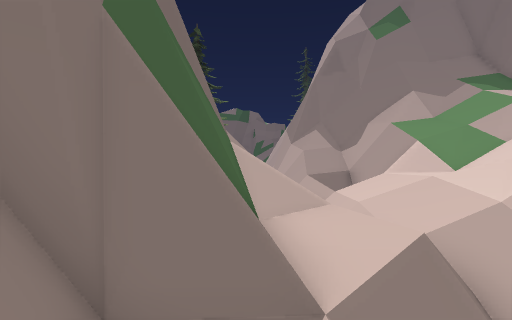
View 1 (above)

17 first-person views from a walk through a scene from a Unity 3-D project. The camera is 1.3 m above the floor, tilts 4° down and sees 90° across. The floor is counted in squares, 1 m on a side. Each view is taken from the middle of a square. On the plan, view 1 faces up. The plan holds only what a view shows up to about 13 squares ahead; the rest is blank. The place goes on beyond the plan. The player character is not drawn. Some surface patterns are stand-ins.

View 2
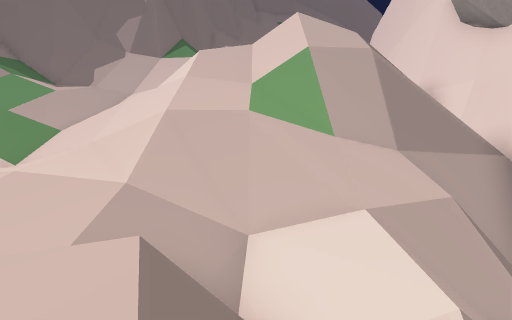

View 3
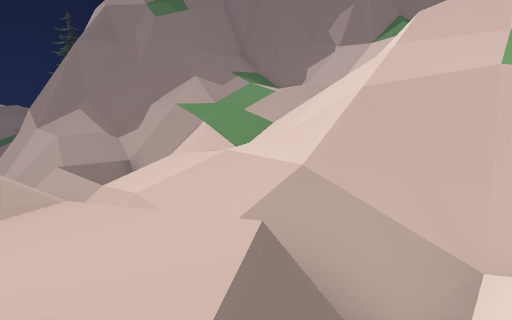

View 4
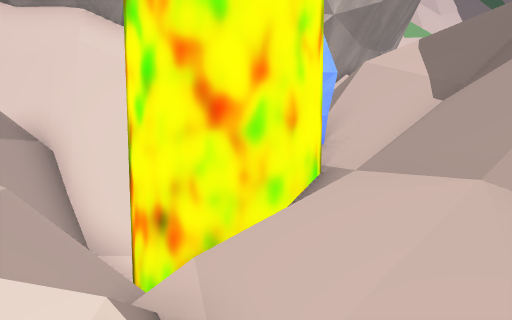

View 5
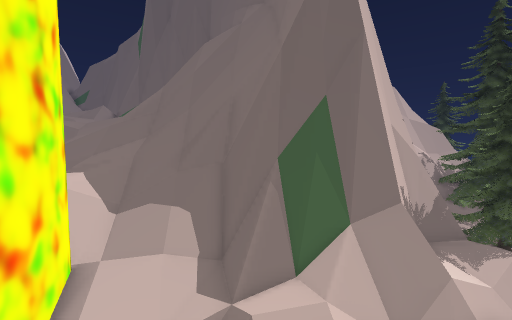

View 6
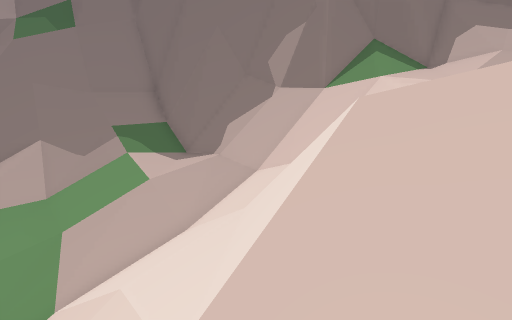

View 7
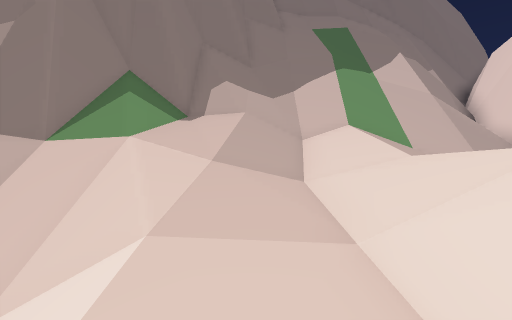

View 8
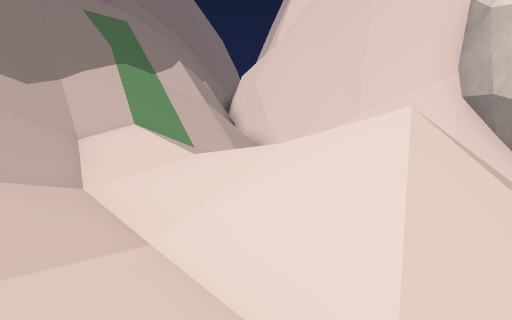

View 9
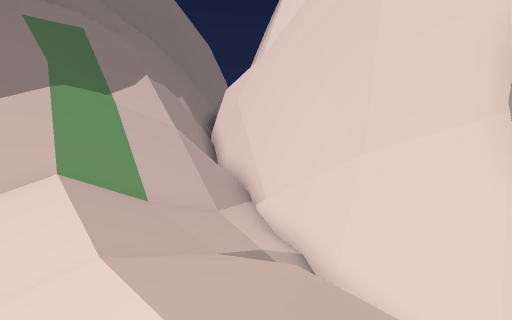

View 10
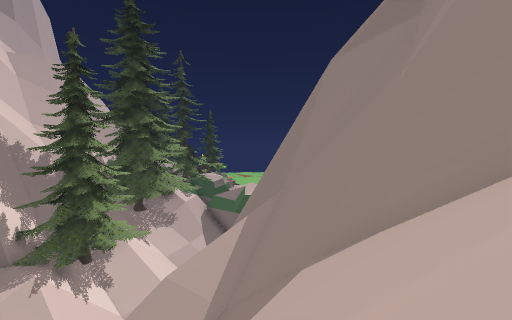

View 11
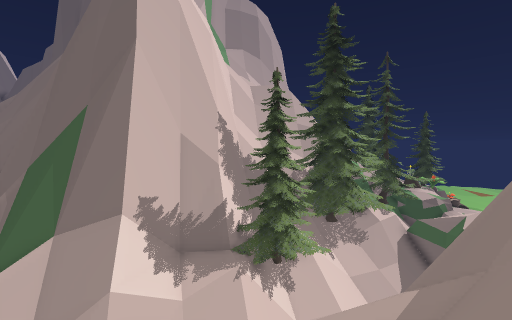

View 12
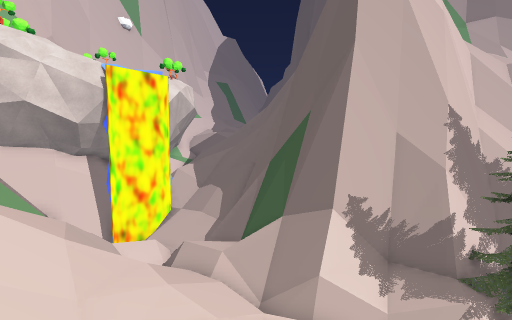

View 13
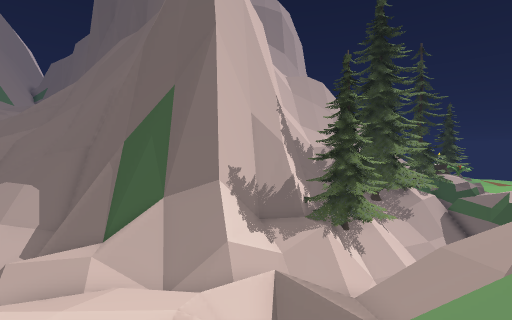

View 14
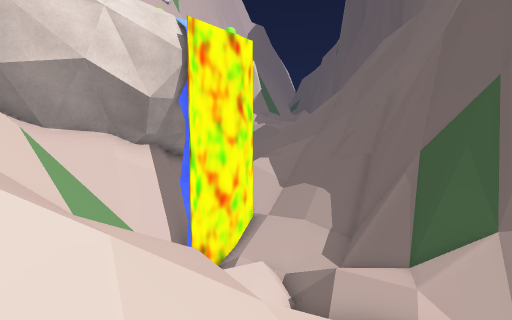

View 15
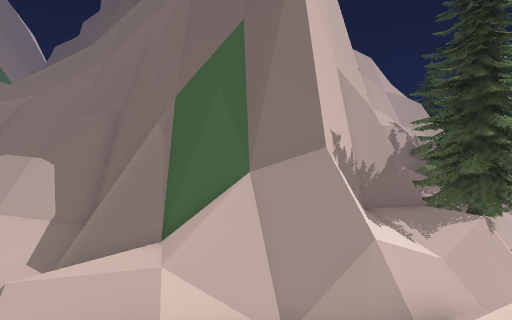

View 16
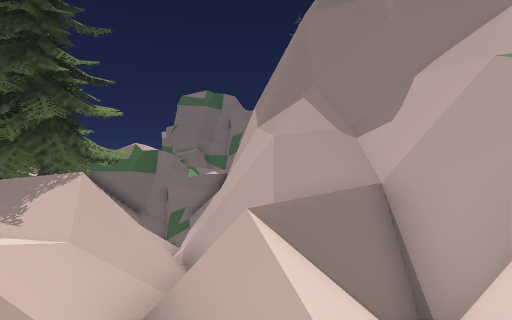

View 17
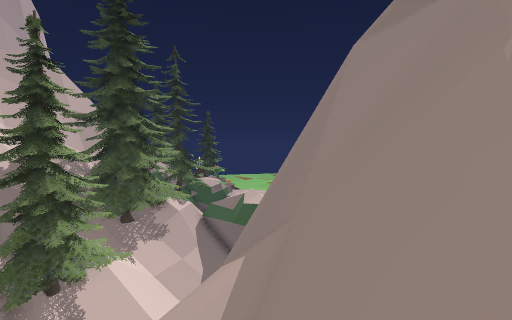

### Floor plan
Key: @ floor where view 1 was taken; # wall or solid block; x gap in a wall; . main floor; : floor 0.25 m higher than the main floor; + floor 0.75 m higher than the main floor; * floor 1.25 m higher than the main floor; % floor 1.5 m higher than the main floor; - floor 1.75 m lower than the main floor; & floor 2 m higher than the main floor; _ floor 2.5 m lower than the main floor; < floor 2.75 m lower than the main floor; ( floor 3.25 m lower than the main floor; ! floor 3.75 m lower than the main floor; $ floor 4.75 m higher than the main floor; / step, stairs or slope; = window, fence, low wall or low ledge; ^ raised ledge; v drop or lower ground; T tree.
Columns run from 7 left of view 1 to 20 right of it. Each row starts with its distance up from view 1.
 17 TTT v v  #^
 16 TTT vvv v=^^^   ^
 15 TTTvvvv v===^^^^^^^^
 14 TT TTTTvv=--=^^==//#
 13 #v TTTTvvv__-#==///^
 12 ###TTTTvv=(<v//////#
 11  ####T(vvv##v//////##
 10    ##((!v/==v/////.##
  9     ##==v//=v//////=##
  8      ##==/=#///////=####
  7       #^=//<<////////=###
  6       ##=///////////////#
  5       #==///////= //////##
  4     ###=(//////==///////####
  3     ###=/=///////**%%/////##
  2    ###=////=v///////////=/$#
  1   ##===////=/// ////////=###
  0  ##==//@/////=#////&&///=###
 -1  ##//////////=#// &&////=#=#
 -2  #=/##//// vv#v v =  //////#
 -3  +:.=#=####vvx  v    /////=#
 -4  +..=###  ######v####/////=#
 -5 #+.v          ###########vv#
 -6  +.                     ###=
 -7     ##

Where each view was taken, in squares from view 1:
view 1: 0 up, 0 right, facing up
view 2: 2 up, 0 right, facing right
view 3: 2 up, 1 right, facing up-right
view 4: 2 up, 1 right, facing down
view 5: 3 up, 7 right, facing left
view 6: 3 up, 7 right, facing up-right
view 7: 3 up, 9 right, facing right
view 8: 3 up, 9 right, facing down-right
view 9: 1 up, 10 right, facing down-right
view 10: 11 up, 7 right, facing up-left
view 11: 12 up, 7 right, facing left
view 12: 12 up, 7 right, facing down-left
view 13: 9 up, 8 right, facing left
view 14: 6 up, 8 right, facing down-left
view 15: 6 up, 5 right, facing left
view 16: 7 up, 2 right, facing up
view 17: 12 up, 6 right, facing up-left
